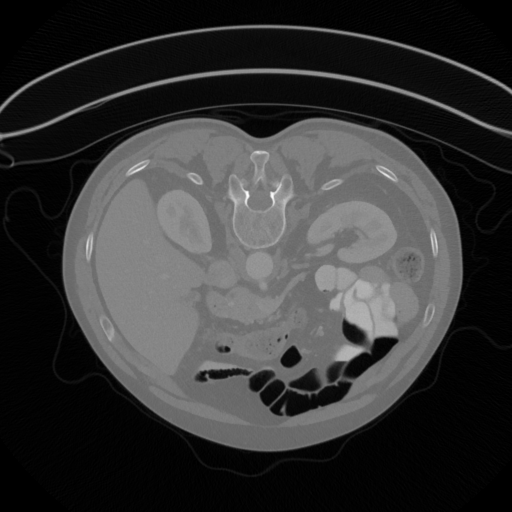
#> input picture exercises/data02/1-162.dcm, 512 x 512 px; the run also reads 1 picture not shown here
$ jupyter execute --allow-errors Abdominal_analysis.ipynb   (text cells are left out)
#> lines starting #> are read from the running program, lines starting #| are printed output that depends on the picture; after the words box and inside, x2 and y2 are one past the last pixel; in counts of white or black regions, pixels touching at a corner belong together; pictures that were not available may be replaced by others from this repository, and a replacement may not be noted
[cell 1]
import cv2
import numpy as np
import matplotlib.pyplot as plt
import pandas as pd
import seaborn as sns
import pydicom as dicom
import os
import SimpleITK as sitk
import math

from skimage import io, color
from skimage.util import img_as_float,img_as_ubyte
from skimage.morphology import erosion, dilation, opening, closing, disk
from skimage.transform import rescale, resize, rotate, EuclideanTransform, warp, AffineTransform, SimilarityTransform, swirl, matrix_transform
from skimage.filters import threshold_otsu, median, gaussian, prewitt_h,prewitt_v, prewitt
from skimage import measure
from skimage.color import label2rgb

from scipy.stats import norm
from scipy.spatial import distance

from sklearn import decomposition
from sklearn.decomposition import PCA

[cell 2]
in_dir = "data02/"
scan = dicom.read_file(in_dir + '1-162.dcm')
img = scan.pixel_array
#> img is the input picture: shape (512, 512) int16; min -1024, max 1140, mean -568.5
plt.imshow(img, cmap="gray", vmin=0, vmax=100)
plt.show()

[cell 3]
def load_mask(mask_path):
#> called with mask_path = 'data02/AortaROI.png'
    roi = io.imread(mask_path)
    mask = roi > 0
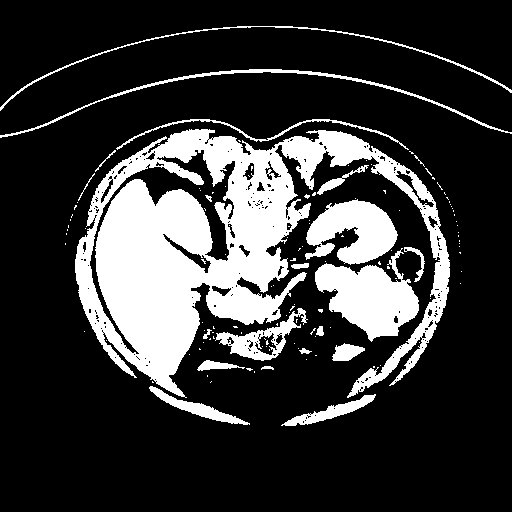
#> mask: shape (512, 512) bool; 21.9% white; 129 white regions (107 under 20 px), largest, box (x1, y1, x2, y2) and area: (75, 129, 450, 398) 40288, (315, 248, 419, 342) 5130, (305, 199, 398, 265) 3824
    return mask

def get_values(img, mask_path):
    mask = load_mask(mask_path)
    return img[mask]

def get_gaussian_distributions(values, min_hu = -200, max_hu = 1000):
    hu_range = np.arange(min_hu, max_hu, 1.0)
    mu = np.mean(values)
    std = np.std(values)
    pdf = norm.pdf(hu_range, mu, std)
    return pdf


paths = ['AortaROI.png','KidneyROI.png','BackROI.png', 'LiverROI.png']
#> (the rest of this cell did not finish here and is left out)

#> call 2 of load_mask, with mask_path = 'data02/KidneyROI.png'
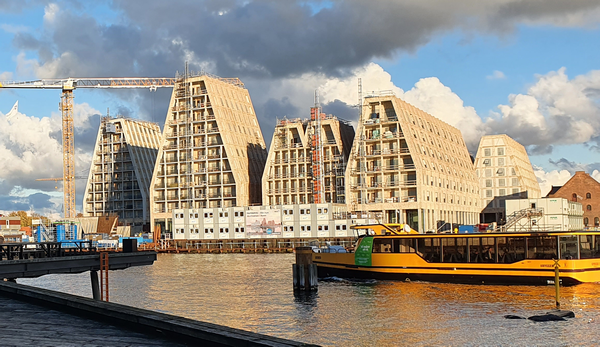
#> input picture exercises/data02/CPHSun.png, 600 x 347 px, given in place of KidneyROI.png, which was not available
#> in load_mask, roi is the input picture: shape (347, 600, 3); mean R, G, B 148.7, 142.2, 130.6
#> in load_mask (call 2), `mask = roi > 0`:
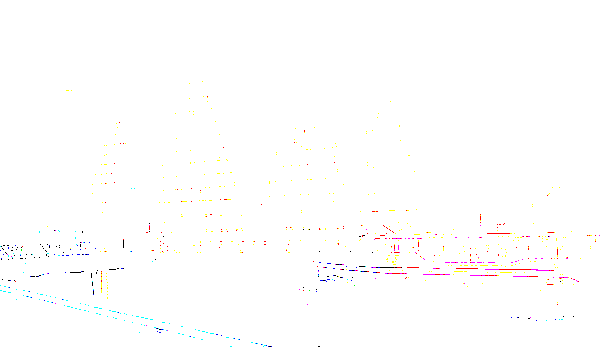
#> mask: shape (347, 600, 3) bool; mean R, G, B 0.998, 0.996, 0.995

[cell 4]
min_hu = np.min(img)
#> min_hu = -1024
max_hu = np.max(img)
#> max_hu = 1140

class_sorted = []
#> (the rest of this cell did not finish here and is left out)

#> (a cell that did not finish here is left out)

[cell 6]
ground_truth_img = io.imread(in_dir + 'KidneyROI.png')
gt_bin = ground_truth_img > 0
#> (the rest of this cell did not finish here and is left out)

[cell 7]
in_dir = "data/"
scan = dicom.read_file(in_dir + '1-166.dcm')
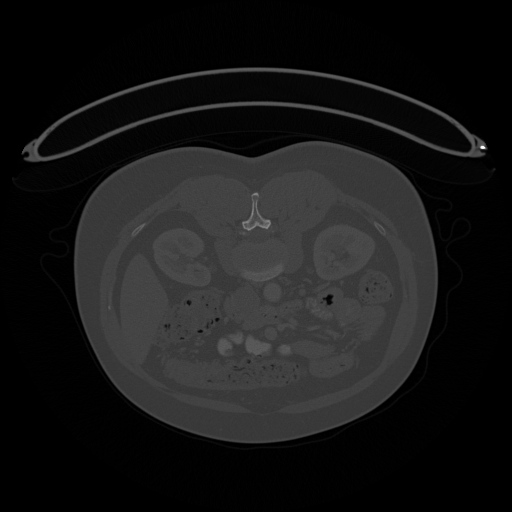
#> input picture exercises/data/1-166.dcm, 512 x 512 px
img = scan.pixel_array
#> img is the input picture: shape (512, 512) int16; min -1024, max 3069, mean -635.8
plt.imshow(img, cmap="gray", vmin=0, vmax=100)
plt.show()

[cell 8]
def load_mask(mask_path):
    roi = io.imread(mask_path)
    mask = roi > 0
    return mask

def get_values(img, mask_path):
    mask = load_mask(mask_path)
